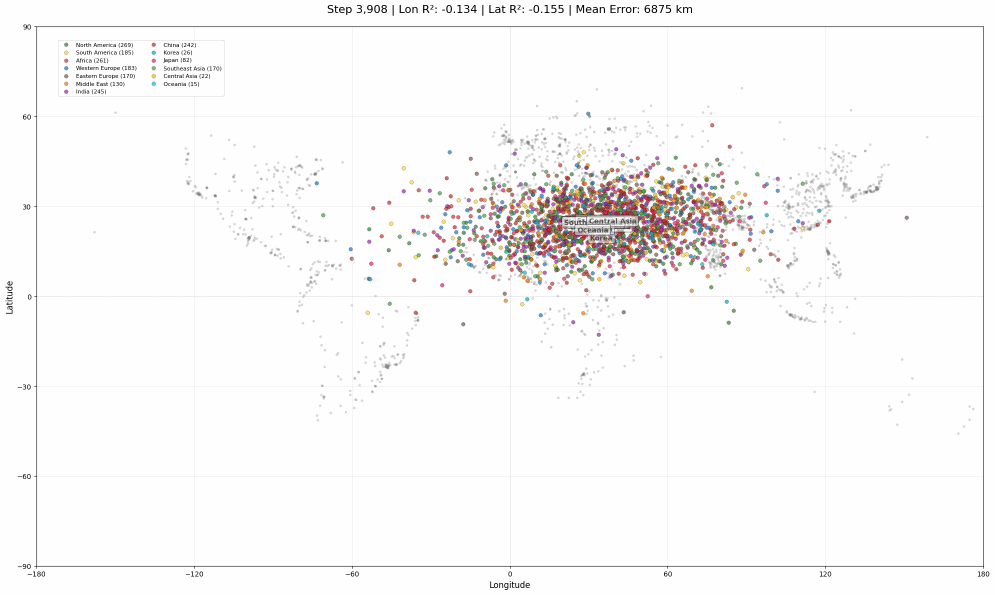
#> input picture reports/emergent-geographic-representations/world_map_evolution.gif, 1990 x 1189 px, found by its file name (shown at 1/2 size); the run also reads 1 picture not shown here
$ python regenerate_gif_with_pause.py
#> lines starting #> are read from the running program, lines starting #| are printed output that depends on the picture
#!/usr/bin/env python3
"""
Regenerate the world map evolution GIF with a pause at the final frame.
"""

from pathlib import Path
from PIL import Image

def add_pause_to_gif(input_gif_path, output_gif_path=None, final_frame_duration=3000):
    """
    Modify a GIF to add a pause on the final frame.

    Args:
        input_gif_path: Path to the input GIF
        output_gif_path: Path for output GIF (if None, overwrites input)
        final_frame_duration: Duration for final frame in milliseconds (default 1500ms)
    """
#> called with final_frame_duration = 3000
    input_path = Path(input_gif_path)
    if not input_path.exists():
        raise FileNotFoundError(f"Input GIF not found: {input_path}")

    if output_gif_path is None:
        output_gif_path = input_path
    else:
        output_gif_path = Path(output_gif_path)

    # Open the GIF and extract all frames
    img = Image.open(input_path)
#> img is the input picture: PIL image 1990x1189 P; mean R, G, B 249, 248.2, 248
    frames = []
    durations = []

    try:
        while True:
            # Get frame duration (default to 500ms if not specified)
            duration = img.info.get('duration', 500)
            durations.append(duration)

            # Copy and save the frame
            frames.append(img.copy())
            img.seek(img.tell() + 1)
#> this loop made 10 passes
#> duration on passes 1 to 10: 500, 500, 500, 500, 500, 500, 500, 500, 500, 1000
#> (printed output is left out)
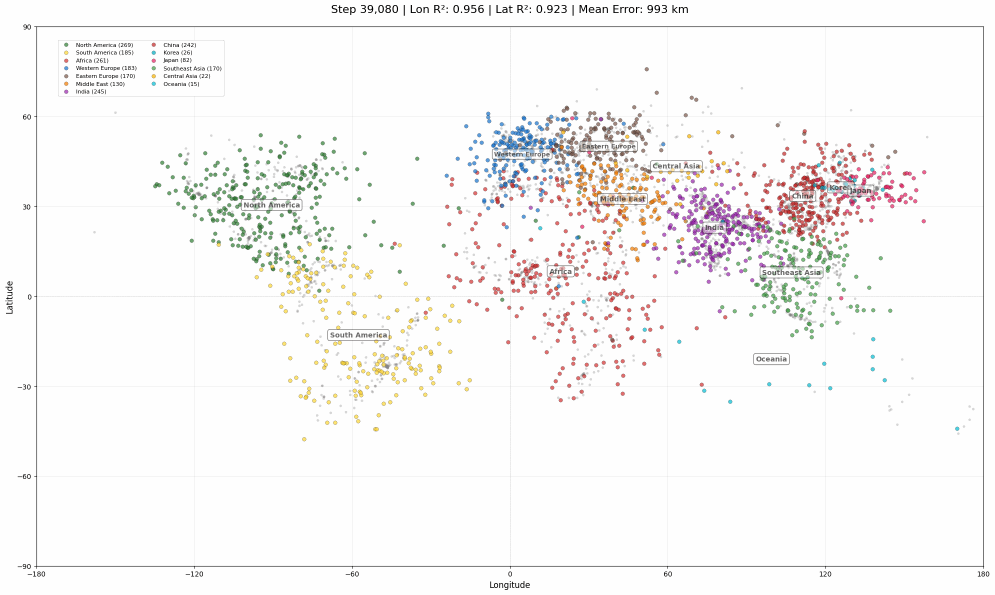
#> img: PIL image 1990x1189 RGB (shown at 1/2 size); mean R, G, B 247.9, 246.9, 246.5
#> after the loop, durations = [500, 500, 500, 500, 500, 500, 500, 500, 500, 3000]; frames = 10 items
    except EOFError:
        pass  # End of GIF

    if not frames:
        raise ValueError("No frames found in GIF")

    # Modify the duration of the last frame
    durations[-1] = final_frame_duration

    print(f"Found {len(frames)} frames")
    print(f"Original durations: {durations[:5]}... (showing first 5)")
    print(f"Modified last frame duration: {durations[-1]}ms")

    # Save the modified GIF
    frames[0].save(
        output_gif_path,
        save_all=True,
        append_images=frames[1:],
        duration=durations,
        loop=0
    )

    print(f"Saved modified GIF to: {output_gif_path}")

def main():
    # Path to the GIF in the blog post directory
    blog_gif = Path('/n/home12/cfpark00/WM_1/reports/emergent-geographic-representations/world_map_evolution.gif')

    # Also check the analysis directory (source)
    analysis_gif = Path('/n/home12/cfpark00/WM_1/outputs/experiments/dist_100k_1M_20epochs/analysis/layers3_4_probe5000_train3000/world_map_evolution.gif')

    if blog_gif.exists():
        print(f"Processing blog GIF: {blog_gif}")
        add_pause_to_gif(blog_gif, final_frame_duration=3000)  # 2.5s extra pause
    else:
        print(f"Blog GIF not found: {blog_gif}")

    if analysis_gif.exists():
        print(f"\nProcessing analysis GIF: {analysis_gif}")
        add_pause_to_gif(analysis_gif, final_frame_duration=3000)  # 2.5s extra pause
    else:
        print(f"Analysis GIF not found: {analysis_gif}")

if __name__ == "__main__":
    main()
